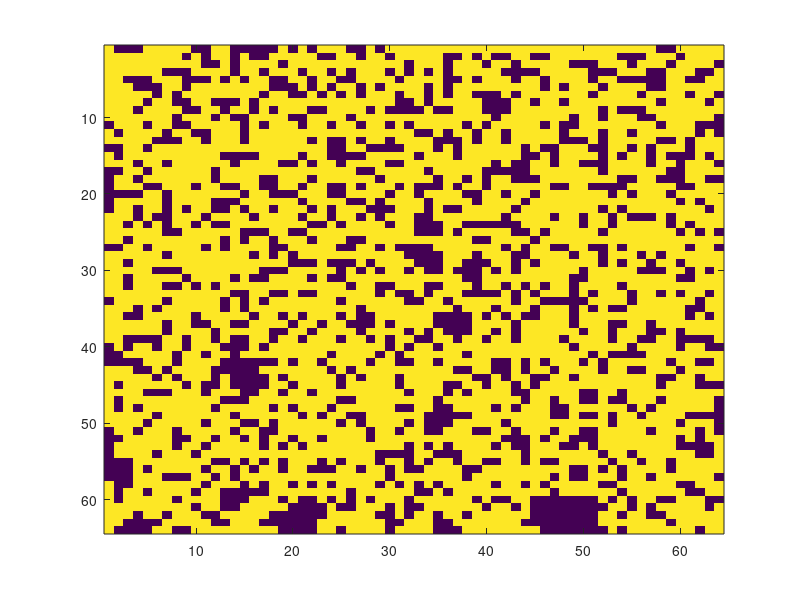

Here is the MATLAB script that generated this plot: (Note: this script raises an error after producing the figure.)
% tic;
% a = toc;
%
% exwalk . m
%A.1. PERCOLATION 173
% Example of use of the walk routine
% Generate spanning cluster (l - r spanning )
lx =64;
ly = 64;
p = 0.59275;
p = 0.7
ncount = 0;
perc = [];
while ( size ( perc ,1)==0)
    ncount = ncount + 1;
    if ( ncount >1000)
        return
    end
    z = rand ( lx , ly ) < p ;
    [ lw , num ]= bwlabel (z ,4);
    perc_x = intersect ( lw (1 ,:) , lw ( lx ,:));
    perc = perc_x(perc_x ~= 0);
end
%s = regionprops ( lw , ' Area ' );
%clusterareas = cat (1 , s . Area );
%maxarea = max ( clusterareas );
%i = find ( clusterareas == maxarea );
zz = lw == perc(1) ;
% zz now contains the spanning cluster
imagesc ( zz ); % Display spanning cluster
% Run walk on this cluster
[l , r ] = walk ( zz );
zzz = l .* r ; % Find points where both l and r are non - zero
zadd = zz + zzz ;
subplot (2 ,3 ,1) , imagesc (zz );
subplot (2 ,3 ,2) , imagesc (zadd );
subplot (2 ,3 ,3) , imagesc (zzz >0);
subplot (2 ,3 ,4) , imagesc (l +r >0);
subplot (2 ,3 ,5) , imagesc (l);
subplot(2,3,6) , imagesc(r);

% b = toc;
% b-a